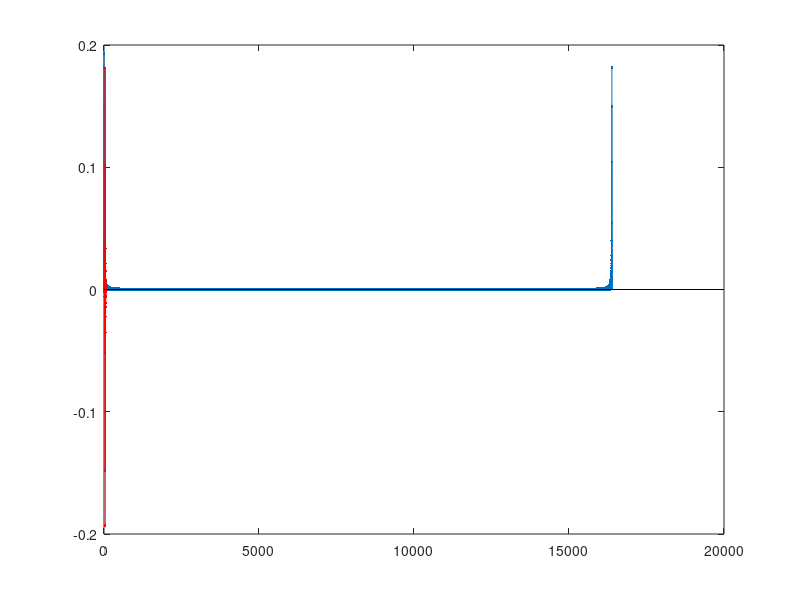
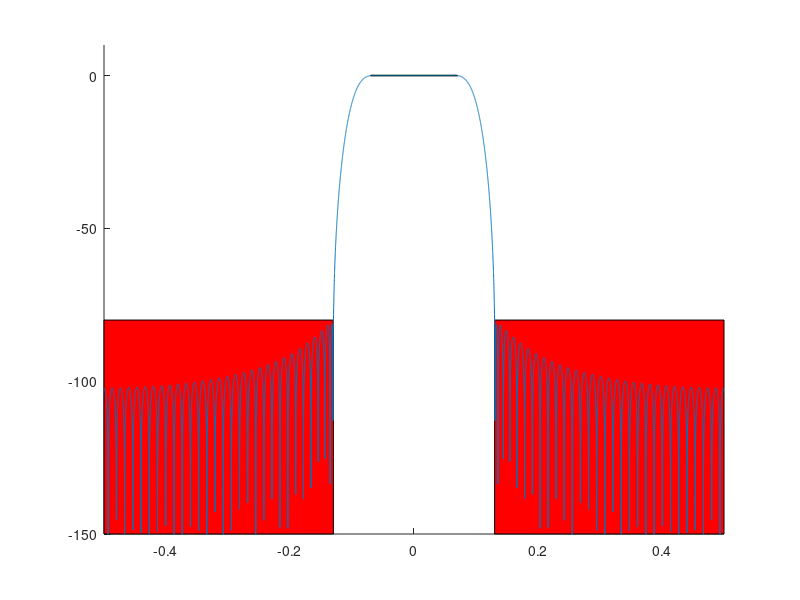

Source code (MATLAB) for these figures, in order:
%%FIR_FILTER_DESIGN Generates the FIR filter coefficients, or impulse
% response, to meet given design specifications
%
% Author: ECE486 Spring 2015 Lab Group 2
% Author: Jacob Allenwood, Travis Russell, Jeremiah Simonsen

%%
N = 16*1024;
Fs = 48e3;
M = 75;
% f = (0:N-1)/N;
% f(N/2+2:end) = f(N/2+2:end)-1;
f = linspace(-0.5,0.5,N);
F = f*Fs;
Hr = (abs(f)<.0955)*1.01;
hr = ifft(Hr);
figure(1); clf;
stem(0:N-1,abs(hr),'.');
Hd = Hr.*exp(-1i*2*pi*f*(M-1)/2);
hd = real(ifft(Hd));
h = hd(1:M).*kaiser(M,8)';
hold on;
stem(1:M,h,'r.');
figure(2); clf; hold on;
patch([-.07 -.07 .07 .07],[-.1 .1 .1 -.1],'g');
patch([-.5 -.5 -.13 -.13],[-150 -80 -80 -150],'r');
patch([.5 .5 .13 .13],[-150 -80 -80 -150],'r');
plot(f,20*log10(abs(fft(h,N))));
axis([-.5 .5 -150 10]);